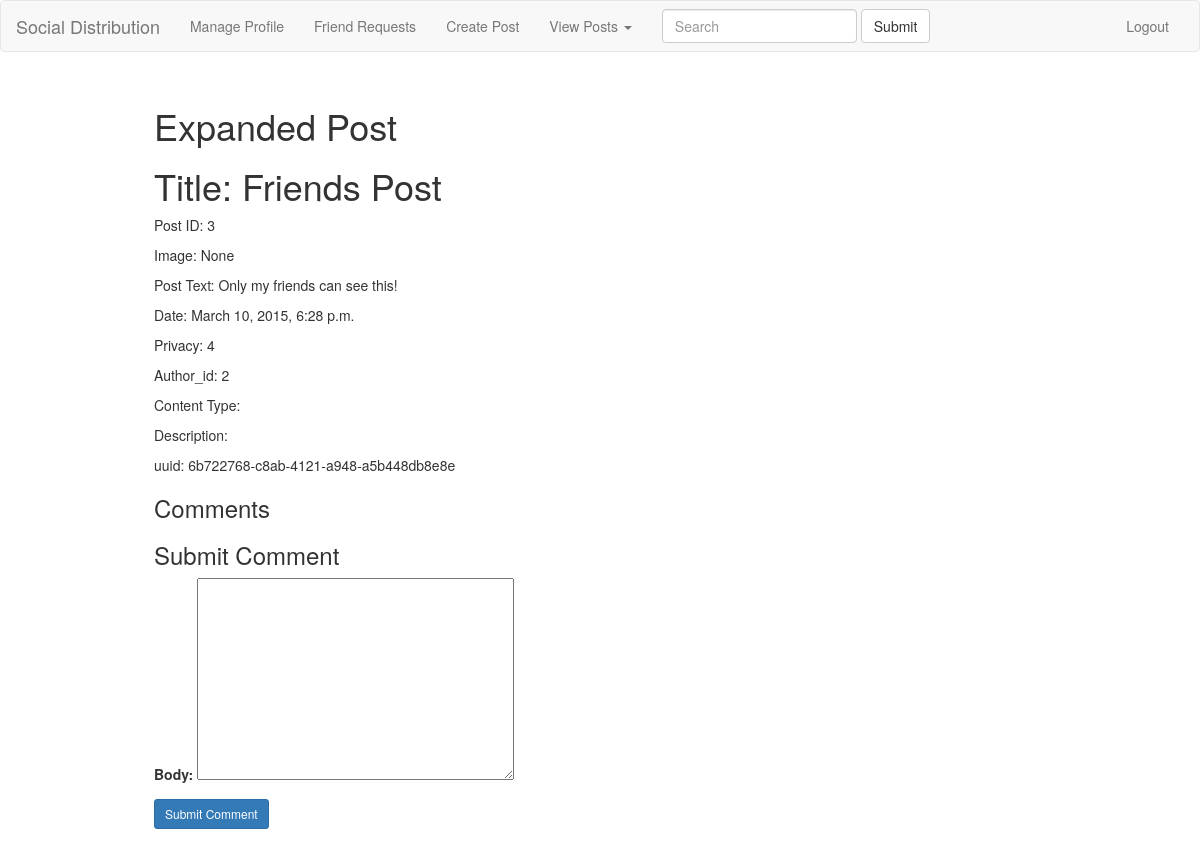
Page /posts/3/ (signed in) on the earlier database version.
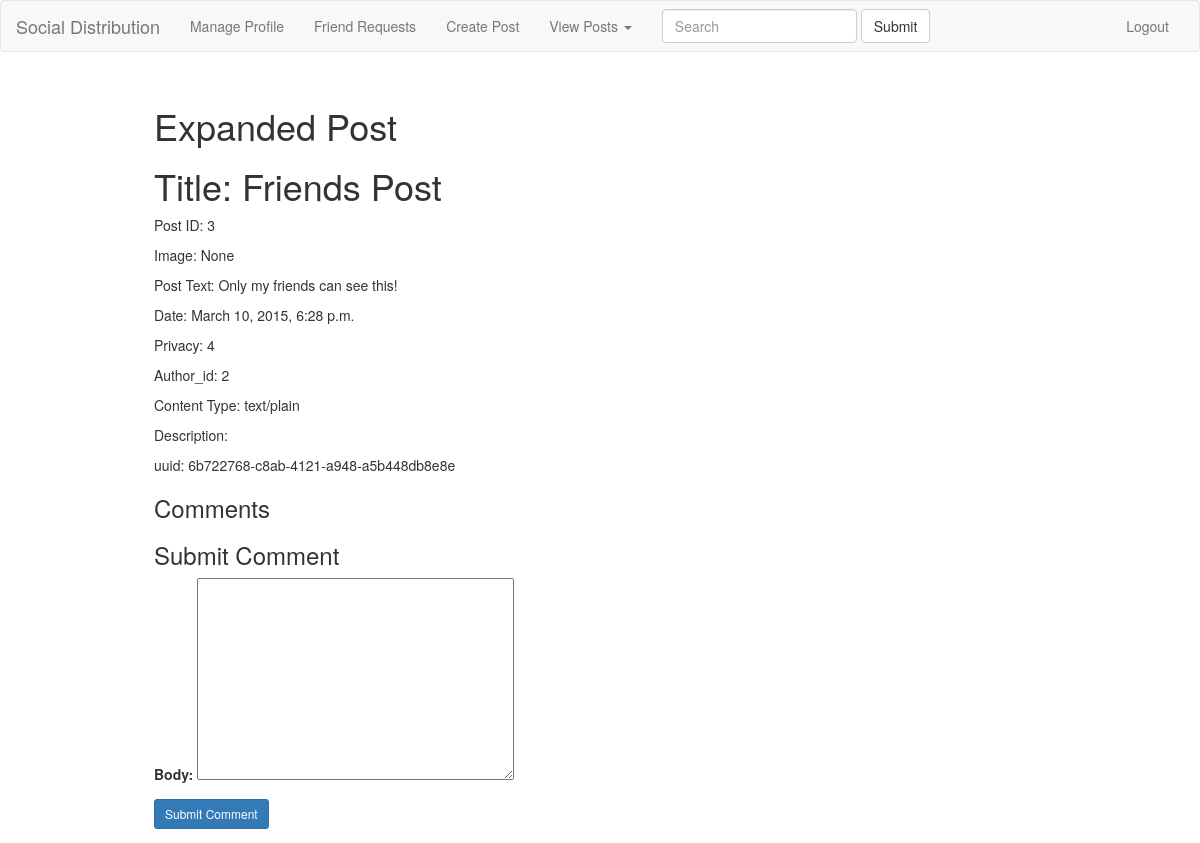
Same page on the later database version.
### posts/models.py (models this page shows, shortened)
class Post(models.Model):
    PRIVACY_CHOICES = (('1', 'Public'),
                      ('2', 'Private'),
                      ('3','Custom'),
                      ('4','Friends'))
    CONTENT_TYPE_CHOICES = (('text/plain', 'Plain text'),
                            ('text/x-markdown', 'Markdown'),
                            ('text/html', 'HTML'))
    uuid = models.CharField(max_length=36, default = uuid.uuid4)
    title = models.CharField(max_length=128, blank=True)
    description = models.CharField(max_length=512, blank=True)
    content_type = models.CharField(max_length=32, choices=CONTENT_TYPE_CHOICES)
    post_text = models.TextField(max_length=2048)
    image = models.ImageField(upload_to='post_images', blank=True)
    author = models.ForeignKey(Profile)
    date = models.DateTimeField('date posted')
    privacy = models.CharField(max_length=1, choices=PRIVACY_CHOICES)
    allowed=models.ManyToManyField(User,null=True,blank=True)

### posts/views.py (the view)
# urls.py: url(r'^posts/(?P<post_id>\d+)/$',views.expand_post,name='expand_post'),
def expand_post(request,post_id):
    post = Post.objects.get(id=post_id)
    if post.content_type == 'text/x-markdown':
        post.post_text = markdown2.markdown(post.post_text)
    current_profile = Profile.objects.get(user_id=request.user.id)
    comments = None
    if request.method == 'POST':
        comment_form = CommentForm(data=request.POST)
        if comment_form.is_valid():
            body = comment_form.cleaned_data['body']
            newComment = Comment(body=body, date=timezone.now(), author=current_profile, post_id=post)
            newComment.save()
        else:
            print comment_form.errors
        return redirect('/')
    else:
        comments = Comment.objects.filter(post_id=post_id).order_by('date')
        comment_form = CommentForm()
    return render(request, 'posts/expand_post.html',{'comments':comments, 'comment_form':comment_form, 'post':post})

### posts/forms.py
class CommentForm(forms.ModelForm):
    class Meta:
        model= Comment
        fields = ("body",)

### templates/posts/expand_post.html (shortened to what this page needs)
{% extends 'authors/base.html' %}
{% block block_body %}
    <div class="margins center">
	<h1> Expanded Post </h1>
   	<h1>Title: {{post.title}}</h1>
			<div>
			<p>Post ID: {{post.id}}</p>
            <p>Image:
            {% if post.image %}
                <br/> <img src="/static/{{post.image.url}}" alt="{{post.image.url}}" height="100" width="100"/></p>
            {% else %}
                None</p>
            {% endif %}
			<p>Post Text: {{post.post_text|safe|escape}}</p>
			<p>Date: {{post.date}} </p>
			<p>Privacy: {{post.privacy}} </p>
			<p>Author_id: {{post.author_id}} </p>
			<p>Content Type: {{post.content_type}} </p>
			<p>Description: {{post.description}} </p>
			<p>uuid: {{post.uuid}} </p>
		</div>
		<h3>Comments </h3>
		<h3> Submit Comment</h3>
		<div>
			<span>
				<form method="POST" action="/posts/{{post.id}}/">
					{{comment_form.as_p}}
		        	<input class="btn btn-primary btn-sm" type="submit" name="submit_comment" value="Submit Comment" />
		        </form>
		    </span>
		</div>
		</div>
{% endblock %}

### templates/authors/base.html (shortened to what this page needs)
<!DOCTYPE HTML>
{% load static %}
<html>
<head>
      <link rel="stylesheet" href="{% static 'css/post.css' %}" />
      <link rel="stylesheet" href="{% static 'css/design.css' %}" />
      <link rel="stylesheet" href="{% static 'css/bootstrap.min.css' %}" />
</head>
<body>
    <div class="bs-component">
	<nav class="navbar navbar-default">
	   <div class="container-fluid">
	      <div class="navbar-header">
		 <a class="navbar-brand" href="/">Social Distribution</a>
	      </div>
	  <div class="collapse navbar-collapse" id="bs-example-navbar-collapse-1">
	    <ul class="nav navbar-nav">
	      <li><a href="/manage">Manage Profile</a></li>
	      <li><a href="/add_friend">Friend Requests</a></li>
	      <li><a href="/posts">Create Post</a></li>
	      <li class="dropdown">
	      <a href="#" class="dropdown-toggle" data-toggle="dropdown" role="button" aria-expanded="false">View Posts <span class="caret"></span></a>
	    </li>
	  </ul>
	  <form class="navbar-form navbar-left" role="search">
	     <div class="form-group">
	       <input type="text" class="form-control" placeholder="Search">
	     </div>
	     <button type="submit" class="btn btn-default">Submit</button>
	  </form>
	  <ul class="nav navbar-nav navbar-right">
	    <li><a href="/logout">Logout</a></li>
	  </ul>
	</div>
      </div>
    </nav>
  </div>
   {% block block_body %}
  {% endblock %}
</body>
</html>

### static/css/design.css (style rules this page uses)
.margins { margin-left:10em; margin-right:10em; }
.center { padding:1em; }
* { margin: 0; padding: 0; }
a { color:blue; }
a:link { text-decoration: none; }

Differences in the rows shown:
changed Post "Friends Post": content_type (not shown) → "text/plain"
